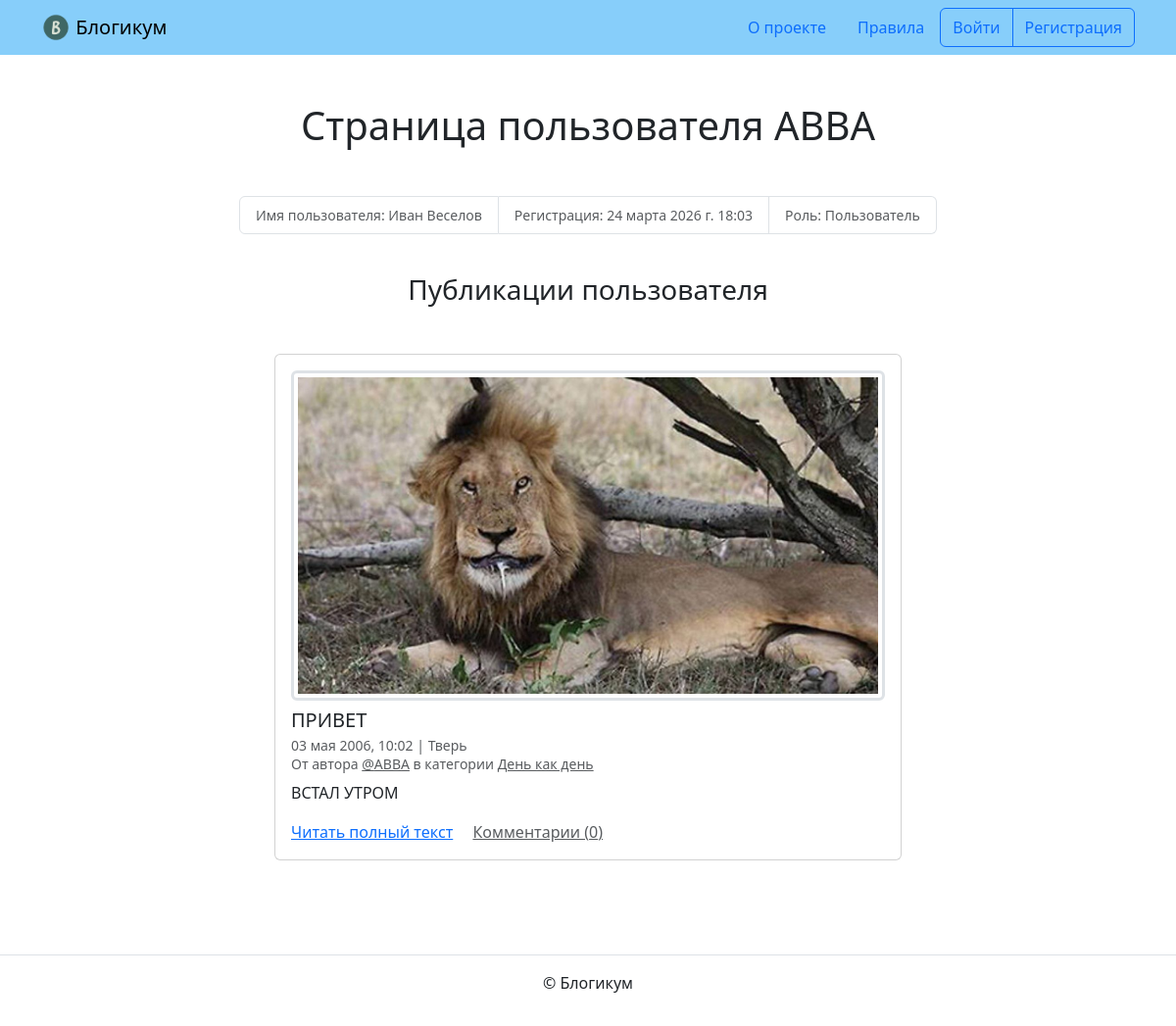
The app's page /profile/ABBA/, older data.
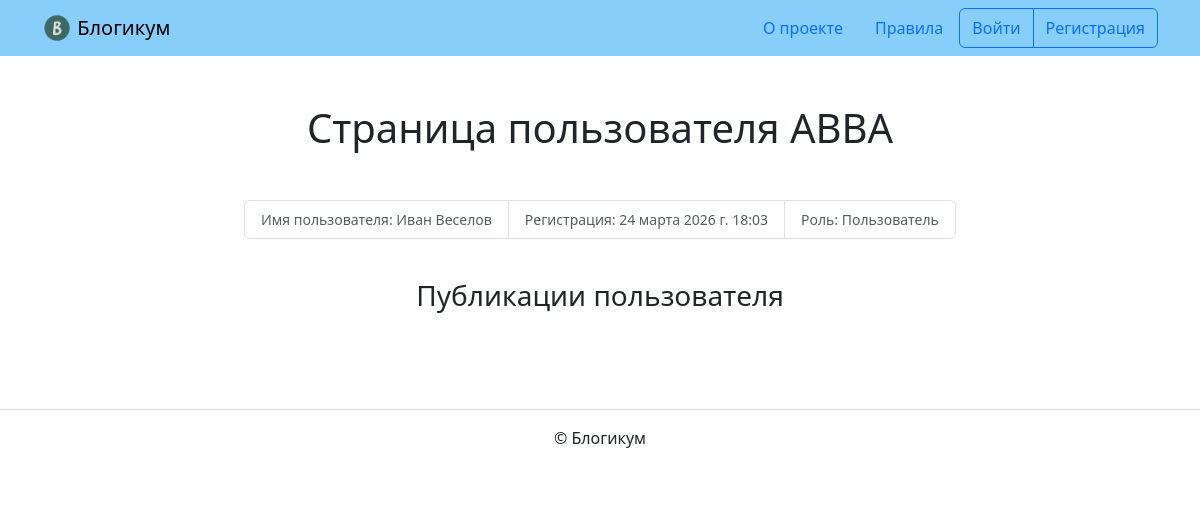
The same page, newer data.
### blog/models.py (models this page shows, shortened)
class Post(models.Model):
    title = models.CharField('Заголовок', max_length=256)
    text = models.TextField('Текст')
    pub_date = models.DateTimeField('Дата и время публикации')
    author = models.ForeignKey(User, on_delete=models.CASCADE, related_name='posts')
    location = models.ForeignKey(Location, on_delete=models.SET_NULL, null=True, blank=True, related_name='posts')
    category = models.ForeignKey(Category, on_delete=models.SET_NULL, null=True, related_name='posts')
    is_published = models.BooleanField('Опубликовано', default=True)
    image = models.ImageField('Фото', upload_to='posts/', blank=True)
    created_at = models.DateTimeField('Добавлено', auto_now_add=True)
    class Meta:
        verbose_name = 'публикация'
        verbose_name_plural = 'Публикации'
        ordering = ('-pub_date',)

class Location(models.Model):
    name = models.CharField('Название места', max_length=256)
    is_published = models.BooleanField('Опубликовано', default=True)
    created_at = models.DateTimeField('Добавлено', auto_now_add=True)
    class Meta:
        verbose_name = 'местоположение'
        verbose_name_plural = 'Местоположения'

class Category(models.Model):
    title = models.CharField('Заголовок', max_length=256)
    description = models.TextField('Описание')
    slug = models.SlugField('Идентификатор', unique=True)
    is_published = models.BooleanField('Опубликовано', default=True)
    created_at = models.DateTimeField('Добавлено', auto_now_add=True)
    class Meta:
        verbose_name = 'категория'
        verbose_name_plural = 'Категории'

### blog/views.py (the view)
# urls.py: path('profile/<str:username>/', views.profile, name='profile'),
def profile(request, username):
    author = get_object_or_404(User, username=username)
    posts = Post.objects.filter(author=author).annotate(comment_count=Count('comments'))
    if request.user != author:
        posts = posts.filter(is_published=True, pub_date__lte=timezone.now())
    paginator = Paginator(posts, POSTS_PER_PAGE)
    page_obj = paginator.get_page(request.GET.get('page'))
    return render(request, 'blog/profile.html', {'profile': author, 'page_obj': page_obj})

### templates/blog/profile.html (shortened to what this page needs)
{% extends "base.html" %}
{% block content %}
  <h1 class="mb-5 text-center ">Страница пользователя {{ profile.username }}</h1>
  <small>
    <ul class="list-group list-group-horizontal justify-content-center mb-3">
      <li class="list-group-item text-muted">Имя пользователя: {% if profile.get_full_name %}{{ profile.get_full_name }}{% else %}не указано{% endif %}</li>
      <li class="list-group-item text-muted">Регистрация: {{ profile.date_joined }}</li>
      <li class="list-group-item text-muted">Роль: {% if profile.is_staff %}Админ{% else %}Пользователь{% endif %}</li>
    </ul>
  </small>
  <br>
  <h3 class="mb-5 text-center">Публикации пользователя</h3>
  {% for post in page_obj %}
    <article class="mb-5">
      {% include "includes/post_card.html" %}
    </article>
  {% endfor %}
{% endblock %}

### templates/includes/post_card.html (shortened to what this page needs)
<div class="col d-flex justify-content-center">
  <div class="card" style="width: 40rem;">
    <div class="card-body">
      {% if post.image %}
        <a href="{{ post.image.url }}" target="_blank">
          <img class="border-3 rounded img-fluid img-thumbnail mb-2 mx-auto d-block" src="{{ post.image.url }}">
        </a>
      {% endif %}
      <h5 class="card-title">{{ post.title }}</h5>
      <h6 class="card-subtitle mb-2 text-muted">
        <small>
          {{ post.pub_date|date:"d E Y, H:i" }} | {% if post.location and post.location.is_published %}{{ post.location.name }}{% else %}Планета Земля{% endif %}<br>
          От автора <a class="text-muted" href="{% url 'blog:profile' post.author.username %}">@{{ post.author.username }}</a> в
          категории {% include "includes/category_link.html" %}
        </small>
      </h6>
      <p class="card-text">{{ post.text|truncatewords:10 }}</p>
      <a href="{% url 'blog:post_detail' post.id %}" class="card-link">Читать полный текст</a>
      <a href="{% url 'blog:post_detail' post.id %}" class="card-link text-muted">Комментарии ({{ post.comment_count }})</a>
    </div>
  </div>
</div>

### templates/includes/category_link.html
<a class="text-muted" href="{% url 'blog:category_posts' post.category.slug %}">
  {{ post.category.title }}
</a>

Row changes from the older to the newer data that the page shows:
removed Post: image (picture), title "ПРИВЕТ", pub_date "03 мая 2006, 10:02", location.name "Тверь", author.username "ABBA", category "День как день", text "ВСТАЛ УТРОМ", comment_count "0"
